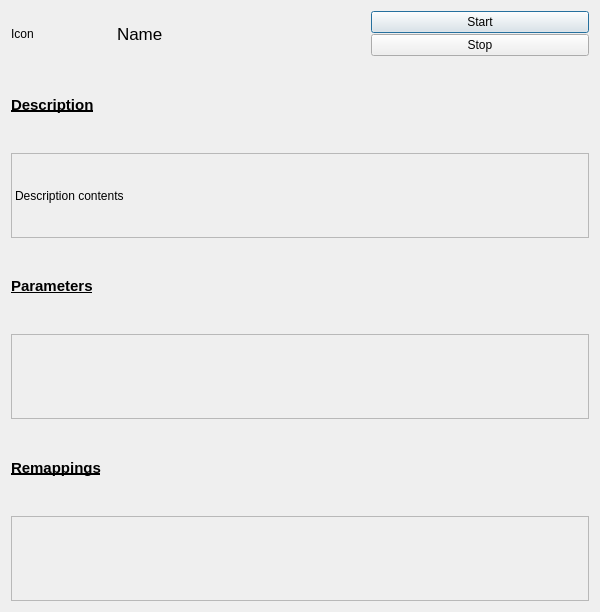
<?xml version="1.0" encoding="UTF-8"?>
<ui version="4.0">
 <class>Dialog</class>
 <widget class="QDialog" name="Dialog">
  <property name="windowModality">
   <enum>Qt::NonModal</enum>
  </property>
  <property name="geometry">
   <rect>
    <x>0</x>
    <y>0</y>
    <width>600</width>
    <height>612</height>
   </rect>
  </property>
  <property name="sizePolicy">
   <sizepolicy hsizetype="Preferred" vsizetype="Minimum">
    <horstretch>0</horstretch>
    <verstretch>0</verstretch>
   </sizepolicy>
  </property>
  <property name="minimumSize">
   <size>
    <width>500</width>
    <height>0</height>
   </size>
  </property>
  <property name="sizeIncrement">
   <size>
    <width>0</width>
    <height>-1</height>
   </size>
  </property>
  <property name="windowTitle">
   <string>Dialog</string>
  </property>
  <layout class="QVBoxLayout" name="verticalLayout_4">
   <item>
    <layout class="QHBoxLayout" name="horizontalLayout">
     <property name="sizeConstraint">
      <enum>QLayout::SetDefaultConstraint</enum>
     </property>
     <item>
      <widget class="QLabel" name="pairing_icon">
       <property name="sizePolicy">
        <sizepolicy hsizetype="Minimum" vsizetype="Minimum">
         <horstretch>0</horstretch>
         <verstretch>0</verstretch>
        </sizepolicy>
       </property>
       <property name="maximumSize">
        <size>
         <width>100</width>
         <height>150</height>
        </size>
       </property>
       <property name="text">
        <string>Icon</string>
       </property>
      </widget>
     </item>
     <item>
      <widget class="QLabel" name="pairing_name">
       <property name="font">
        <font>
         <pointsize>13</pointsize>
         <weight>50</weight>
         <bold>false</bold>
        </font>
       </property>
       <property name="text">
        <string>Name</string>
       </property>
      </widget>
     </item>
     <item>
      <layout class="QVBoxLayout" name="verticalLayout_2">
       <property name="spacing">
        <number>1</number>
       </property>
       <property name="leftMargin">
        <number>15</number>
       </property>
       <item>
        <widget class="QPushButton" name="start_button">
         <property name="sizePolicy">
          <sizepolicy hsizetype="Preferred" vsizetype="Fixed">
           <horstretch>0</horstretch>
           <verstretch>0</verstretch>
          </sizepolicy>
         </property>
         <property name="text">
          <string>Start</string>
         </property>
        </widget>
       </item>
       <item>
        <widget class="QPushButton" name="stop_button">
         <property name="sizePolicy">
          <sizepolicy hsizetype="Preferred" vsizetype="Fixed">
           <horstretch>0</horstretch>
           <verstretch>0</verstretch>
          </sizepolicy>
         </property>
         <property name="text">
          <string>Stop</string>
         </property>
        </widget>
       </item>
      </layout>
     </item>
    </layout>
   </item>
   <item>
    <widget class="QLabel" name="pairing_description_title">
     <property name="sizePolicy">
      <sizepolicy hsizetype="MinimumExpanding" vsizetype="Minimum">
       <horstretch>0</horstretch>
       <verstretch>0</verstretch>
      </sizepolicy>
     </property>
     <property name="font">
      <font>
       <pointsize>11</pointsize>
       <weight>75</weight>
       <bold>true</bold>
       <underline>true</underline>
      </font>
     </property>
     <property name="frameShape">
      <enum>QFrame::NoFrame</enum>
     </property>
     <property name="frameShadow">
      <enum>QFrame::Plain</enum>
     </property>
     <property name="text">
      <string>Description</string>
     </property>
    </widget>
   </item>
   <item>
    <widget class="QLabel" name="pairing_description">
     <property name="sizePolicy">
      <sizepolicy hsizetype="MinimumExpanding" vsizetype="Minimum">
       <horstretch>0</horstretch>
       <verstretch>0</verstretch>
      </sizepolicy>
     </property>
     <property name="font">
      <font>
       <pointsize>9</pointsize>
      </font>
     </property>
     <property name="frameShape">
      <enum>QFrame::StyledPanel</enum>
     </property>
     <property name="frameShadow">
      <enum>QFrame::Sunken</enum>
     </property>
     <property name="text">
      <string>Description contents</string>
     </property>
    </widget>
   </item>
   <item>
    <widget class="QLabel" name="pairing_parameters_title">
     <property name="sizePolicy">
      <sizepolicy hsizetype="MinimumExpanding" vsizetype="Minimum">
       <horstretch>0</horstretch>
       <verstretch>0</verstretch>
      </sizepolicy>
     </property>
     <property name="font">
      <font>
       <pointsize>11</pointsize>
       <weight>75</weight>
       <bold>true</bold>
       <underline>true</underline>
      </font>
     </property>
     <property name="frameShape">
      <enum>QFrame::NoFrame</enum>
     </property>
     <property name="frameShadow">
      <enum>QFrame::Plain</enum>
     </property>
     <property name="text">
      <string>Parameters</string>
     </property>
    </widget>
   </item>
   <item>
    <widget class="QFrame" name="frame_parameters">
     <property name="frameShape">
      <enum>QFrame::StyledPanel</enum>
     </property>
     <property name="frameShadow">
      <enum>QFrame::Sunken</enum>
     </property>
     <layout class="QVBoxLayout" name="verticalLayout_3">
      <item>
       <layout class="QGridLayout" name="parameters">
        <property name="horizontalSpacing">
         <number>1</number>
        </property>
       </layout>
      </item>
     </layout>
    </widget>
   </item>
   <item>
    <widget class="QLabel" name="pairing_remappings_title">
     <property name="sizePolicy">
      <sizepolicy hsizetype="MinimumExpanding" vsizetype="Minimum">
       <horstretch>0</horstretch>
       <verstretch>0</verstretch>
      </sizepolicy>
     </property>
     <property name="font">
      <font>
       <pointsize>11</pointsize>
       <weight>75</weight>
       <bold>true</bold>
       <underline>true</underline>
      </font>
     </property>
     <property name="frameShape">
      <enum>QFrame::NoFrame</enum>
     </property>
     <property name="frameShadow">
      <enum>QFrame::Plain</enum>
     </property>
     <property name="text">
      <string>Remappings</string>
     </property>
    </widget>
   </item>
   <item>
    <widget class="QFrame" name="frame_remappings">
     <property name="frameShape">
      <enum>QFrame::StyledPanel</enum>
     </property>
     <property name="frameShadow">
      <enum>QFrame::Sunken</enum>
     </property>
     <layout class="QVBoxLayout" name="verticalLayout">
      <item>
       <layout class="QGridLayout" name="remappings"/>
      </item>
     </layout>
    </widget>
   </item>
  </layout>
 </widget>
 <resources/>
 <connections/>
</ui>
